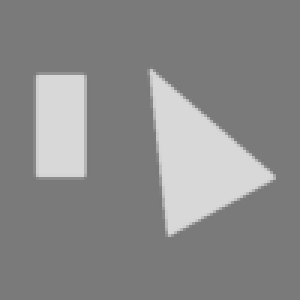
#> input picture docs/book_corners1.png, 100 x 100 px (shown 3 times larger)
$ python harris_demo.py
#> lines starting #> are read from the running program, lines starting #| are printed output that depends on the picture; long printed decimals are rounded
#> further down, im is the input picture: shape (100, 100); min 121, max 216, mean 137.8
### harris/harris.py
# harris.py: Implementation of a Harris Corner Detector
# Computer Vision - CSCI-B 657 - Spring 2022

# MIT License

# Copyright © 2022 Alexander L. Hayes (hayesall)

# Permission is hereby granted, free of charge, to any person obtaining a copy
# of this software and associated documentation files (the "Software"), to deal
# in the Software without restriction, including without limitation the rights
# to use, copy, modify, merge, publish, distribute, sublicense, and/or sell
# copies of the Software, and to permit persons to whom the Software is
# furnished to do so, subject to the following conditions:

# The above copyright notice and this permission notice shall be included in all
# copies or substantial portions of the Software.

# THE SOFTWARE IS PROVIDED "AS IS", WITHOUT WARRANTY OF ANY KIND, EXPRESS OR
# IMPLIED, INCLUDING BUT NOT LIMITED TO THE WARRANTIES OF MERCHANTABILITY,
# FITNESS FOR A PARTICULAR PURPOSE AND NONINFRINGEMENT. IN NO EVENT SHALL THE
# AUTHORS OR COPYRIGHT HOLDERS BE LIABLE FOR ANY CLAIM, DAMAGES OR OTHER
# LIABILITY, WHETHER IN AN ACTION OF CONTRACT, TORT OR OTHERWISE, ARISING FROM,
# OUT OF OR IN CONNECTION WITH THE SOFTWARE OR THE USE OR OTHER DEALINGS IN THE
# SOFTWARE.


"""
Summary
-------

This implements the "Harris Corner Detection" method, described
in Chapter 4 of the Burger & Burge "Core Algorithms" book,
and expanded with a Java implementation in Appendix B.2,
starting on page 294.

Wikipedia highlights the five main steps:

1. Color to grayscale
2. Spatial derivative calculation
3. Structure tensor setup
4. Harris response calculation
5. Non-maximum suppression

Basic Usage
-----------

This is implemented as a class that implements a ``find_corners``
method. The ``find_corners`` method takes a grayscale image and
returns a list of ``Corner`` objects.

.. code-block:: python

    from harris.harris import HarrisCornerDetector
    from PIL import Image
    import numpy as np

    im = np.array(Image.open("docs/book_corners1.png"))

    hcd = HarrisCornerDetector(alpha=0.04, threshold=30_000)

    hcd.find_corners(im)

References
----------

- https://link.springer.com/book/10.1007/978-1-84800-195-4
- https://en.wikipedia.org/wiki/Harris_corner_detector

.. code-block:: bibtex

  @inbook{burger2009principles,
    author={Burger, Wilhelm and Burge, Mark J.},
    title={Corner Detection},
    booktitle={Principles of Digital Image Processing: Core Algorithms},
    chapter={4},
    pages={69-84},
    year={2009},
    publisher = {Springer Publishing Company, Incorporated},
    isbn = {978-1-84800-194-7},
    edition = {1},
  }
"""

from functools import total_ordering

import numpy as np
from PIL import Image
from PIL.JpegImagePlugin import JpegImageFile
from scipy.ndimage import convolve1d


# [4 lines left out: function log_image, not called in this run]


@total_ordering
class Corner:
    """A "Corner" has coordinates and a strength.

    Since they are point-like, you can calculate the
    distance between corners:

    >>> crn1 = Corner(0, 0)
    >>> crn2 = Corner(1, 1)
    >>> crn1.distance(crn2)
    1.4142135623730951

    Corners implement comparing in terms of their strength,
    which can be useful for getting the top strengths.

    >>> inp = [Corner(0, 0, 0.5), Corner(0, 0, 1.0), Corner(0, 0, 0.0)]
    >>> inp
    [Corner([0 0], q=0.5), Corner([0 0], q=1.0), Corner([0 0], q=0.0)]
    >>> sorted(inp)
    [Corner([0 0], q=0.0), Corner([0 0], q=0.5), Corner([0 0], q=1.0)]
    """

    def __init__(self, u: int, v: int, q: float = 0.0):
        self.coords = np.array([u, v])
        self.q = q

    def distance(self, other):
        assert type(self) == type(other)
        return np.linalg.norm(self.coords - other.coords)

    def __lt__(self, other):
        assert type(self) == type(other)
        return self.q < other.q

    def __eq__(self, other):
        assert type(self) == type(other)
        return self.q == other.q

    def __repr__(self):
        return self.__class__.__name__ + "(" + str(self.coords) + ", q=" + str(self.q) + ")"


class HarrisCornerDetector:
    """Harris Corner Detector object
    """

    def __init__(self, alpha=0.05, threshold=25000):
        """Initialize object

        Arguments:
            alpha: "Steering parameter" generally between 0.04 and 0.06
            threshold: "Response threshold" generally between 10,000 and 1,000,000
        """
        self.alpha = alpha
        self.threshold = threshold

    @staticmethod
    def is_local_max(Q, u, v):
        """Return True if Q[u, v] is a local maximum"""
        return Q[u, v] == np.max(Q[u-1:u+2, v-1:v+2])

    def collect_corners(self, Q, border=2):
        corner_list = []
        h, w = Q.shape

        for u in range(border, h - border):
            for v in range(border, w - border):
                q = Q[u, v]
                if q > self.threshold and self.is_local_max(Q, u, v):
                    corner_list.append(Corner(u, v, q))

        return corner_list

    def find_corners(self, image):
        """Apply the Harris detector to find corners in an image.

        Arguments:
            image: A grayscale image as a numpy array.

        Returns:
            A list of Corner objects.
        """

        imf = image.astype(np.float64)

        # "Make Derivatives"

        pfilt = np.array([0.223755, 0.552490, 0.223755])
        dfilt = np.array([0.453014, 0.0, -0.453014])
        bfilt = 1/64 * np.array([1.0, 6.0, 15.0, 20.0, 15.0, 6.0, 1.0])

        Ix = convolve1d(convolve1d(imf, pfilt, axis=1), dfilt, axis=1)
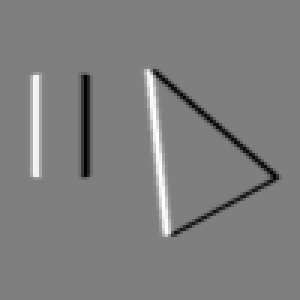
#> Ix: shape (100, 100) float64 (shown 3 times larger); min -33.31, max 33.31, mean 0; drawn with min black and max white
        Iy = convolve1d(convolve1d(imf, pfilt, axis=0), dfilt, axis=0)
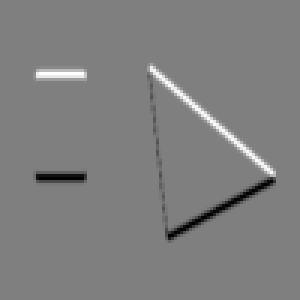
#> Iy: shape (100, 100) float64 (shown 3 times larger); min -32.8, max 32.8, mean 0; drawn with min black and max white

        A = convolve1d(convolve1d(Ix ** 2, bfilt, axis=1), bfilt, axis=0)
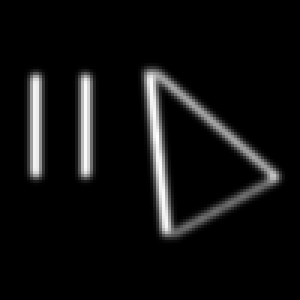
#> A: shape (100, 100) float64 (shown 3 times larger); min 0, max 577.9, mean 35.4; drawn with min black and max white
        B = convolve1d(convolve1d(Iy ** 2, bfilt, axis=1), bfilt, axis=0)
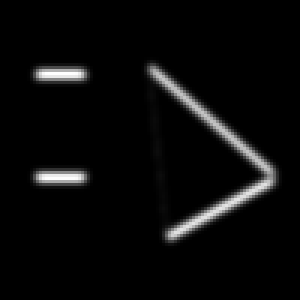
#> B: shape (100, 100) float64 (shown 3 times larger); min 0, max 570.7, mean 22.5; drawn with min black and max white
        C = convolve1d(convolve1d(Ix * Iy, bfilt, axis=1), bfilt, axis=0)
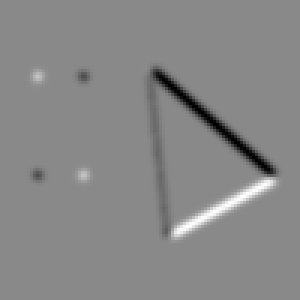
#> C: shape (100, 100) float64 (shown 3 times larger); min -401.8, max 342.4, mean -4.3; drawn with min black and max white

        # "Make the Corner Response Function (CRF)"

        h, w = image.shape
#> h = 100; w = 100
        Q = np.zeros((h, w))

        for u in range(h):
            for v in range(w):

                a = A[u, v]
                b = B[u, v]
                c = C[u, v]

                det = (a * b) - (c * c)
                trace = a + b

                Q[u, v] = det - (self.alpha * (trace ** 2))
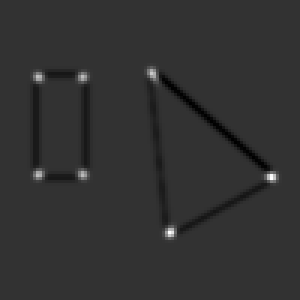
#> Q: shape (100, 100) float64 (shown 3 times larger); min -24592.1, max 99640.5, mean -328.7; drawn with min black and max white

        # Collect the corners and perform non-maximal suppression.
        corners = self.collect_corners(Q)
#> after the loop in collect_corners, `for u in range(border, h - border):`: corner_list = 7 items
#> corners = 7 items

        return corners

    # [8 lines left out: function __repr__, not called in this run]

### harris_demo.py
# Copyright 2022 Alexander L. Hayes
# Computer Vision - CSCI-B 657 - Spring 2022
# MIT License

"""
Short demo for working with the Harris Corner Detector.

- For `a-3`, threshold=10_000_000 seems reasonable
- For `book_corners1.png`, the default threshold is fine
"""

from harris.harris import HarrisCornerDetector
from PIL import Image
import numpy as np

im = np.array(Image.open("docs/book_corners1.png"))

hcd = HarrisCornerDetector(alpha=0.04, threshold=30000)

corners = hcd.find_corners(im)
#> corners = 7 items

print(corners)
#| [Corner([24 50], q=73425.172), Corner([25 12], q=68199.352), Corner([25 27], q=66973.062), Corner([58 12], q=67721.275), Corner([58 27], q=66381.993), Corner([59 90], q=99640.524), Corner([77 56], q=98842.698)]
